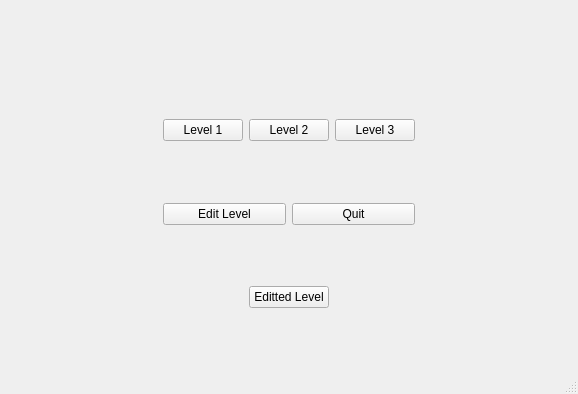
<?xml version="1.0" encoding="UTF-8"?>
<ui version="4.0">
 <class>MainWindow</class>
 <widget class="QMainWindow" name="MainWindow">
  <property name="geometry">
   <rect>
    <x>0</x>
    <y>0</y>
    <width>578</width>
    <height>394</height>
   </rect>
  </property>
  <property name="windowTitle">
   <string>MainWindow</string>
  </property>
  <widget class="QWidget" name="centralwidget">
   <layout class="QHBoxLayout" name="horizontalLayout_2">
    <item>
     <layout class="QHBoxLayout" name="horizontalLayout">
      <item>
       <spacer name="horizontalSpacer_2">
        <property name="orientation">
         <enum>Qt::Horizontal</enum>
        </property>
        <property name="sizeHint" stdset="0">
         <size>
          <width>40</width>
          <height>20</height>
         </size>
        </property>
       </spacer>
      </item>
      <item>
       <layout class="QVBoxLayout" name="verticalLayout">
        <item>
         <spacer name="verticalSpacer">
          <property name="orientation">
           <enum>Qt::Vertical</enum>
          </property>
          <property name="sizeHint" stdset="0">
           <size>
            <width>20</width>
            <height>40</height>
           </size>
          </property>
         </spacer>
        </item>
        <item>
         <spacer name="verticalSpacer_5">
          <property name="orientation">
           <enum>Qt::Vertical</enum>
          </property>
          <property name="sizeHint" stdset="0">
           <size>
            <width>20</width>
            <height>40</height>
           </size>
          </property>
         </spacer>
        </item>
        <item>
         <layout class="QHBoxLayout" name="horizontalLayout_3">
          <item>
           <widget class="QPushButton" name="level1Botton">
            <property name="text">
             <string>Level 1</string>
            </property>
           </widget>
          </item>
          <item>
           <widget class="QPushButton" name="level2Botton">
            <property name="text">
             <string>Level 2</string>
            </property>
           </widget>
          </item>
          <item>
           <widget class="QPushButton" name="level3Botton">
            <property name="text">
             <string>Level 3</string>
            </property>
           </widget>
          </item>
         </layout>
        </item>
        <item>
         <spacer name="verticalSpacer_3">
          <property name="orientation">
           <enum>Qt::Vertical</enum>
          </property>
          <property name="sizeHint" stdset="0">
           <size>
            <width>20</width>
            <height>40</height>
           </size>
          </property>
         </spacer>
        </item>
        <item>
         <layout class="QHBoxLayout" name="horizontalLayout_4">
          <item>
           <widget class="QPushButton" name="editLevelBotton">
            <property name="text">
             <string>Edit Level</string>
            </property>
           </widget>
          </item>
          <item>
           <widget class="QPushButton" name="quitBotton">
            <property name="text">
             <string>Quit</string>
            </property>
           </widget>
          </item>
         </layout>
        </item>
        <item>
         <spacer name="verticalSpacer_4">
          <property name="orientation">
           <enum>Qt::Vertical</enum>
          </property>
          <property name="sizeHint" stdset="0">
           <size>
            <width>20</width>
            <height>40</height>
           </size>
          </property>
         </spacer>
        </item>
        <item>
         <layout class="QHBoxLayout" name="horizontalLayout_5">
          <item>
           <spacer name="horizontalSpacer_3">
            <property name="orientation">
             <enum>Qt::Horizontal</enum>
            </property>
            <property name="sizeHint" stdset="0">
             <size>
              <width>40</width>
              <height>20</height>
             </size>
            </property>
           </spacer>
          </item>
          <item>
           <widget class="QPushButton" name="edittedLevelButton">
            <property name="text">
             <string>Editted Level</string>
            </property>
           </widget>
          </item>
          <item>
           <spacer name="horizontalSpacer_4">
            <property name="orientation">
             <enum>Qt::Horizontal</enum>
            </property>
            <property name="sizeHint" stdset="0">
             <size>
              <width>40</width>
              <height>20</height>
             </size>
            </property>
           </spacer>
          </item>
         </layout>
        </item>
        <item>
         <spacer name="verticalSpacer_2">
          <property name="orientation">
           <enum>Qt::Vertical</enum>
          </property>
          <property name="sizeHint" stdset="0">
           <size>
            <width>20</width>
            <height>40</height>
           </size>
          </property>
         </spacer>
        </item>
       </layout>
      </item>
      <item>
       <spacer name="horizontalSpacer">
        <property name="orientation">
         <enum>Qt::Horizontal</enum>
        </property>
        <property name="sizeHint" stdset="0">
         <size>
          <width>40</width>
          <height>20</height>
         </size>
        </property>
       </spacer>
      </item>
     </layout>
    </item>
   </layout>
  </widget>
  <widget class="QMenuBar" name="menubar">
   <property name="geometry">
    <rect>
     <x>0</x>
     <y>0</y>
     <width>578</width>
     <height>17</height>
    </rect>
   </property>
  </widget>
  <widget class="QStatusBar" name="statusbar"/>
 </widget>
 <resources/>
 <connections/>
</ui>
